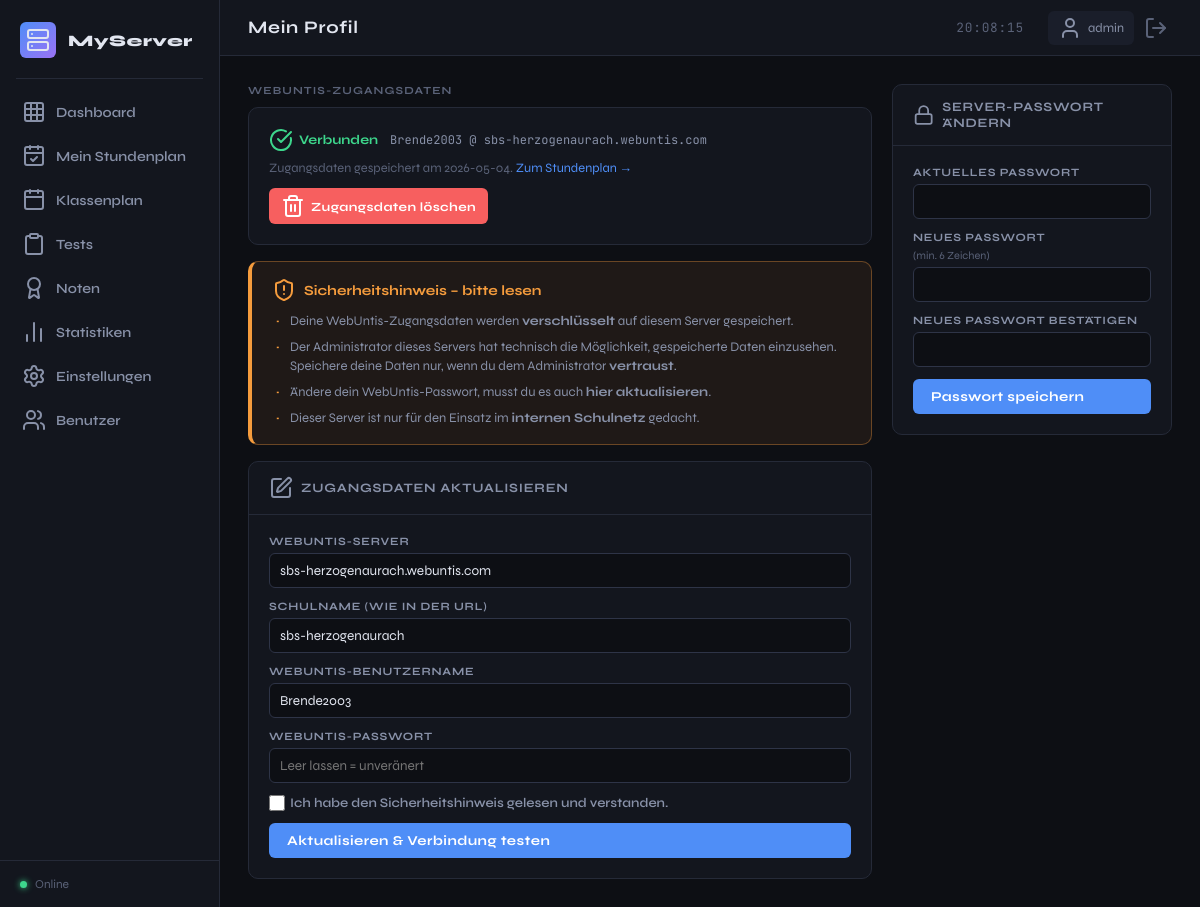
The app's page /profil (signed in) with its own data.
### tables this page shows
CREATE TABLE webuntis_credentials (
            user_id        INTEGER PRIMARY KEY REFERENCES users(id) ON DELETE CASCADE,
            server         TEXT NOT NULL,
            school         TEXT NOT NULL,
            wt_username    TEXT NOT NULL,
            wt_password    TEXT NOT NULL,
            gespeichert_am TEXT DEFAULT (datetime('now'))
        );

### routes/profil.py (the view)
@bp.route("/profil")
def index():
    creds = queries.get_webuntis_credentials(session["user_id"])
    return render_template("profil.html", page_id="profil", creds=creds)

### core/database.py (called while the page is built)
def get_db():
    if "db" not in g:
        g.db = sqlite3.connect(_DB_PATH, detect_types=sqlite3.PARSE_DECLTYPES)
        g.db.row_factory = sqlite3.Row
        g.db.execute("PRAGMA foreign_keys = ON")
    return g.db

### core/queries.py (called while the page is built)
def get_webuntis_credentials(user_id):
    return get_db().execute(
        "SELECT * FROM webuntis_credentials WHERE user_id=?", (user_id,)
    ).fetchone()

### templates/profil.html (shortened to what this page needs)
{% extends "base.html" %}
{% block page_title %}Mein Profil{% endblock %}
{% block content %}
<div class="page-cols">
  <div class="profil-main">
    <div class="section-label">WebUntis-Zugangsdaten</div>
    {% if creds %}
    <div class="widget" style="margin-bottom:16px">
      <div class="widget-body">
        <div class="creds-status">
          <span class="creds-ok"><i data-lucide="check-circle"></i> Verbunden</span>
          <span class="text-muted mono" style="font-size:0.75rem">{{ creds.wt_username }} @ {{ creds.server }}</span>
        </div>
        <p style="font-size:0.8rem;color:var(--text-muted);margin-top:8px">
          Zugangsdaten gespeichert am {{ creds.gespeichert_am[:10] }}.
          <a href="/mein-stundenplan" style="color:var(--accent)">Zum Stundenplan →</a>
        </p>
        <form method="POST" action="/profil/webuntis/loeschen" style="margin-top:12px">
          <button type="submit" class="btn btn-danger btn-sm"
            onclick="return confirm('WebUntis-Zugangsdaten wirklich löschen?')">
            <i data-lucide="trash-2"></i> Zugangsdaten löschen
          </button>
        </form>
      </div>
    </div>
    {% endif %}
    <div class="warning-box">
      <div class="warning-box-head">
        <i data-lucide="shield-alert"></i>
        <strong>Sicherheitshinweis – bitte lesen</strong>
      </div>
      <ul class="warning-list">
        <li>Deine WebUntis-Zugangsdaten werden <strong>verschlüsselt</strong> auf diesem Server gespeichert.</li>
        <li>Der Administrator dieses Servers hat technisch die Möglichkeit, gespeicherte Daten einzusehen. Speichere deine Daten nur, wenn du dem Administrator <strong>vertraust</strong>.</li>
        <li>Ändere dein WebUntis-Passwort, musst du es auch <strong>hier aktualisieren</strong>.</li>
        <li>Dieser Server ist nur für den Einsatz im <strong>internen Schulnetz</strong> gedacht.</li>
      </ul>
    </div>
    <div class="widget" style="margin-top:16px">
      <div class="widget-header">
        <i data-lucide="{% if creds %}edit{% else %}plus-circle{% endif %}"></i>
        <span>{% if creds %}Zugangsdaten aktualisieren{% else %}Zugangsdaten einrichten{% endif %}</span>
      </div>
      <div class="widget-body">
        <form method="POST" action="/profil/webuntis/speichern" class="vform">
          <label>WebUntis-Server
            <input type="text" name="server"
              value="{{ creds.server if creds else '' }}"
              placeholder="z. B. mese.webuntis.com" required>
          </label>
          <label>Schulname (wie in der URL)
            <input type="text" name="school"
              value="{{ creds.school if creds else '' }}"
              placeholder="z. B. bbs-musterstadt" required>
          </label>
          <label>WebUntis-Benutzername
            <input type="text" name="wt_username"
              value="{{ creds.wt_username if creds else '' }}"
              autocomplete="off" required>
          </label>
          <label>WebUntis-Passwort
            <input type="password" name="wt_password"
              placeholder="{% if creds %}Leer lassen = unveränert{% else %}Passwort{% endif %}"
              autocomplete="new-password" {% if not creds %}required{% endif %}>
          </label>
          <label class="checkbox-label">
            <input type="checkbox" name="hinweis_bestaetigt" required>
            <span>Ich habe den Sicherheitshinweis gelesen und verstanden.</span>
          </label>
          <button type="submit" class="btn btn-primary">
            {% if creds %}Aktualisieren &amp; Verbindung testen{% else %}Speichern &amp; Verbindung testen{% endif %}
          </button>
        </form>
      </div>
    </div>
  </div>
  <div class="widget sidebar-form">
    <div class="widget-header">
      <i data-lucide="lock"></i>
      <span>Server-Passwort ändern</span>
    </div>
    <div class="widget-body">
      <form method="POST" action="/profil/passwort" class="vform">
        <label>Aktuelles Passwort
          <input type="password" name="current_password" autocomplete="current-password" required>
        </label>
        <label>Neues Passwort <span class="form-hint">(min. 6 Zeichen)</span>
          <input type="password" name="new_password" autocomplete="new-password" required minlength="6">
        </label>
        <label>Neues Passwort bestätigen
          <input type="password" name="new_password2" autocomplete="new-password" required minlength="6">
        </label>
        <button type="submit" class="btn btn-primary">Passwort speichern</button>
      </form>
    </div>
  </div>
</div>
{% endblock %}

### templates/base.html (shortened to what this page needs)
<!DOCTYPE html>
<html lang="de">
<head>
  <link rel="stylesheet" href="{{ url_for('static', filename='css/main.css') }}">
</head>
<body>
  <aside class="sidebar">
    <div class="sidebar-logo">
      <div class="logo-icon">
        <i data-lucide="server"></i>
      </div>
      <span class="logo-text">{{ server_name }}</span>
    </div>
    <div class="sidebar-divider"></div>
    <nav class="sidebar-nav">
      {% for item in nav %}
      {% if not item.get('admin_only') or is_admin %}
      <a href="{{ item.url }}"
         class="nav-item {% if page_id == item.id %}active{% endif %}">
        <i data-lucide="{{ item.icon }}"></i>
        <span>{{ item.label }}</span>
      </a>
      {% endif %}
      {% endfor %}
    </nav>
    <div class="sidebar-footer">
      <div class="status-dot"></div>
      <span class="status-text">Online</span>
    </div>
  </aside>
  <main class="main">
    <header class="topbar">
      <h1 class="page-title">{% block page_title %}{% endblock %}</h1>
      <div class="topbar-right">
        <span class="mono time-display" id="clock"></span>
        {% if current_user %}
        <div class="topbar-user">
          <a href="/profil" class="user-chip" title="Profil & Einstellungen">
            <i data-lucide="user"></i>
            <span>{{ current_user }}</span>
          </a>
          <a href="/logout" class="topbar-icon-btn" title="Abmelden">
            <i data-lucide="log-out"></i>
          </a>
        </div>
        {% endif %}
      </div>
    </header>
    <div class="content">
      {% block content %}{% endblock %}
    </div>
  </main>
</body>
</html>

### records on screen
webuntis_credentials: wt_username "Brende2003", server "sbs-herzogenaurach.webuntis.com", gespeichert_am "2026-05-04", school "sbs-herzogenaurach"

### other values on screen
{{ server_name }} "MyServer"
{{ item.label }} "Dashboard" "Mein Stundenplan" "Klassenplan" "Tests" "Noten" "Statistiken" "Einstellungen" "Benutzer"
{{ current_user }} "admin"
